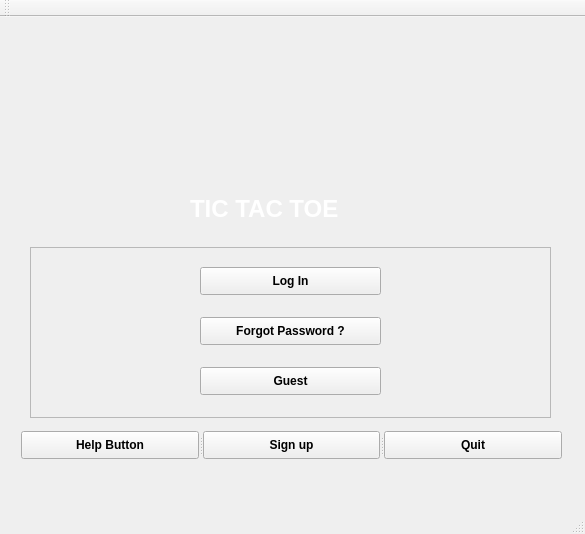
<?xml version="1.0" encoding="UTF-8"?>
<ui version="4.0">
 <class>mainTicTacToe</class>
 <widget class="QMainWindow" name="mainTicTacToe">
  <property name="geometry">
   <rect>
    <x>0</x>
    <y>0</y>
    <width>585</width>
    <height>534</height>
   </rect>
  </property>
  <property name="mouseTracking">
   <bool>true</bool>
  </property>
  <property name="windowTitle">
   <string>mainTicTacToe</string>
  </property>
  <property name="autoFillBackground">
   <bool>true</bool>
  </property>
  <property name="documentMode">
   <bool>true</bool>
  </property>
  <property name="dockNestingEnabled">
   <bool>true</bool>
  </property>
  <property name="unifiedTitleAndToolBarOnMac">
   <bool>true</bool>
  </property>
  <widget class="QWidget" name="centralWidget">
   <widget class="QFrame" name="frame">
    <property name="geometry">
     <rect>
      <x>30</x>
      <y>230</y>
      <width>521</width>
      <height>171</height>
     </rect>
    </property>
    <property name="frameShape">
     <enum>QFrame::StyledPanel</enum>
    </property>
    <property name="frameShadow">
     <enum>QFrame::Raised</enum>
    </property>
    <widget class="QPushButton" name="playAsGuess">
     <property name="geometry">
      <rect>
       <x>170</x>
       <y>120</y>
       <width>181</width>
       <height>28</height>
      </rect>
     </property>
     <property name="font">
      <font>
       <weight>75</weight>
       <bold>true</bold>
      </font>
     </property>
     <property name="text">
      <string>Guest</string>
     </property>
    </widget>
    <widget class="QPushButton" name="loginButton">
     <property name="geometry">
      <rect>
       <x>170</x>
       <y>20</y>
       <width>181</width>
       <height>28</height>
      </rect>
     </property>
     <property name="font">
      <font>
       <weight>75</weight>
       <bold>true</bold>
      </font>
     </property>
     <property name="text">
      <string>Log In</string>
     </property>
    </widget>
    <widget class="QPushButton" name="passwordResetButton">
     <property name="geometry">
      <rect>
       <x>170</x>
       <y>70</y>
       <width>181</width>
       <height>28</height>
      </rect>
     </property>
     <property name="font">
      <font>
       <weight>75</weight>
       <bold>true</bold>
      </font>
     </property>
     <property name="text">
      <string>Forgot Password ?</string>
     </property>
    </widget>
   </widget>
   <widget class="QLabel" name="GAMETITLE">
    <property name="geometry">
     <rect>
      <x>190</x>
      <y>170</y>
      <width>228</width>
      <height>43</height>
     </rect>
    </property>
    <property name="palette">
     <palette>
      <active>
       <colorrole role="WindowText">
        <brush brushstyle="SolidPattern">
         <color alpha="255">
          <red>255</red>
          <green>255</green>
          <blue>255</blue>
         </color>
        </brush>
       </colorrole>
       <colorrole role="Button">
        <brush brushstyle="SolidPattern">
         <color alpha="255">
          <red>0</red>
          <green>0</green>
          <blue>0</blue>
         </color>
        </brush>
       </colorrole>
       <colorrole role="Light">
        <brush brushstyle="SolidPattern">
         <color alpha="255">
          <red>0</red>
          <green>0</green>
          <blue>0</blue>
         </color>
        </brush>
       </colorrole>
       <colorrole role="Shadow">
        <brush brushstyle="SolidPattern">
         <color alpha="255">
          <red>0</red>
          <green>0</green>
          <blue>0</blue>
         </color>
        </brush>
       </colorrole>
      </active>
      <inactive>
       <colorrole role="WindowText">
        <brush brushstyle="SolidPattern">
         <color alpha="255">
          <red>255</red>
          <green>255</green>
          <blue>255</blue>
         </color>
        </brush>
       </colorrole>
       <colorrole role="Button">
        <brush brushstyle="SolidPattern">
         <color alpha="255">
          <red>0</red>
          <green>0</green>
          <blue>0</blue>
         </color>
        </brush>
       </colorrole>
       <colorrole role="Light">
        <brush brushstyle="SolidPattern">
         <color alpha="255">
          <red>0</red>
          <green>0</green>
          <blue>0</blue>
         </color>
        </brush>
       </colorrole>
       <colorrole role="Shadow">
        <brush brushstyle="SolidPattern">
         <color alpha="255">
          <red>0</red>
          <green>0</green>
          <blue>0</blue>
         </color>
        </brush>
       </colorrole>
      </inactive>
      <disabled>
       <colorrole role="WindowText">
        <brush brushstyle="SolidPattern">
         <color alpha="255">
          <red>120</red>
          <green>120</green>
          <blue>120</blue>
         </color>
        </brush>
       </colorrole>
       <colorrole role="Button">
        <brush brushstyle="SolidPattern">
         <color alpha="255">
          <red>0</red>
          <green>0</green>
          <blue>0</blue>
         </color>
        </brush>
       </colorrole>
       <colorrole role="Light">
        <brush brushstyle="SolidPattern">
         <color alpha="255">
          <red>0</red>
          <green>0</green>
          <blue>0</blue>
         </color>
        </brush>
       </colorrole>
       <colorrole role="Shadow">
        <brush brushstyle="SolidPattern">
         <color alpha="255">
          <red>0</red>
          <green>0</green>
          <blue>0</blue>
         </color>
        </brush>
       </colorrole>
      </disabled>
     </palette>
    </property>
    <property name="font">
     <font>
      <pointsize>18</pointsize>
      <weight>75</weight>
      <bold>true</bold>
     </font>
    </property>
    <property name="cursor">
     <cursorShape>ArrowCursor</cursorShape>
    </property>
    <property name="text">
     <string>TIC TAC TOE</string>
    </property>
   </widget>
   <widget class="QLabel" name="label_2">
    <property name="geometry">
     <rect>
      <x>10</x>
      <y>10</y>
      <width>571</width>
      <height>451</height>
     </rect>
    </property>
    <property name="text">
     <string/>
    </property>
   </widget>
   <widget class="QSplitter" name="splitter">
    <property name="geometry">
     <rect>
      <x>21</x>
      <y>414</y>
      <width>541</width>
      <height>28</height>
     </rect>
    </property>
    <property name="orientation">
     <enum>Qt::Horizontal</enum>
    </property>
    <widget class="QPushButton" name="helpButton">
     <property name="font">
      <font>
       <weight>75</weight>
       <bold>true</bold>
      </font>
     </property>
     <property name="mouseTracking">
      <bool>true</bool>
     </property>
     <property name="text">
      <string>Help Button</string>
     </property>
    </widget>
    <widget class="QPushButton" name="signUpButton">
     <property name="font">
      <font>
       <weight>75</weight>
       <bold>true</bold>
      </font>
     </property>
     <property name="text">
      <string>Sign up</string>
     </property>
    </widget>
    <widget class="QPushButton" name="quitButton">
     <property name="font">
      <font>
       <weight>75</weight>
       <bold>true</bold>
      </font>
     </property>
     <property name="text">
      <string>Quit</string>
     </property>
    </widget>
   </widget>
   <zorder>label_2</zorder>
   <zorder>frame</zorder>
   <zorder>layoutWidget</zorder>
   <zorder>GAMETITLE</zorder>
  </widget>
  <widget class="QMenuBar" name="menuBar">
   <property name="geometry">
    <rect>
     <x>0</x>
     <y>0</y>
     <width>585</width>
     <height>26</height>
    </rect>
   </property>
  </widget>
  <widget class="QToolBar" name="mainToolBar">
   <attribute name="toolBarArea">
    <enum>TopToolBarArea</enum>
   </attribute>
   <attribute name="toolBarBreak">
    <bool>false</bool>
   </attribute>
  </widget>
  <widget class="QStatusBar" name="statusBar"/>
 </widget>
 <layoutdefault spacing="6" margin="11"/>
 <resources/>
 <connections/>
</ui>
